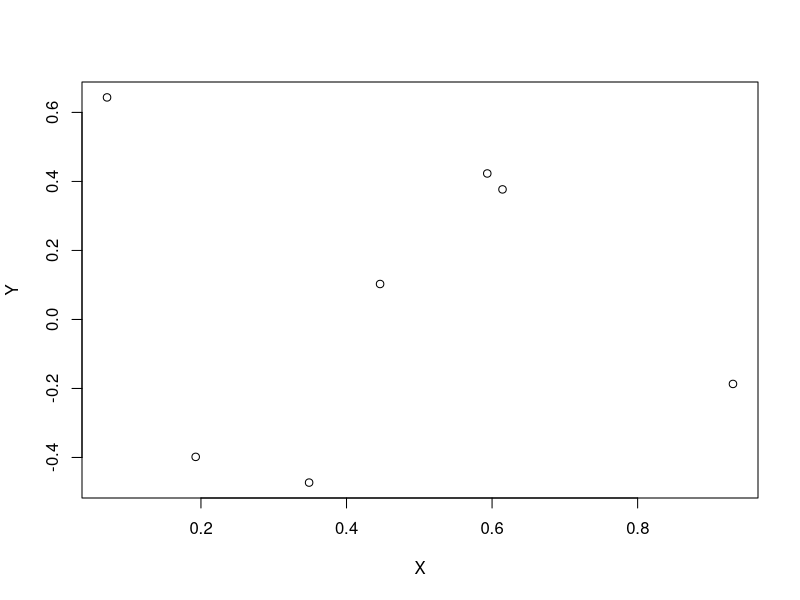
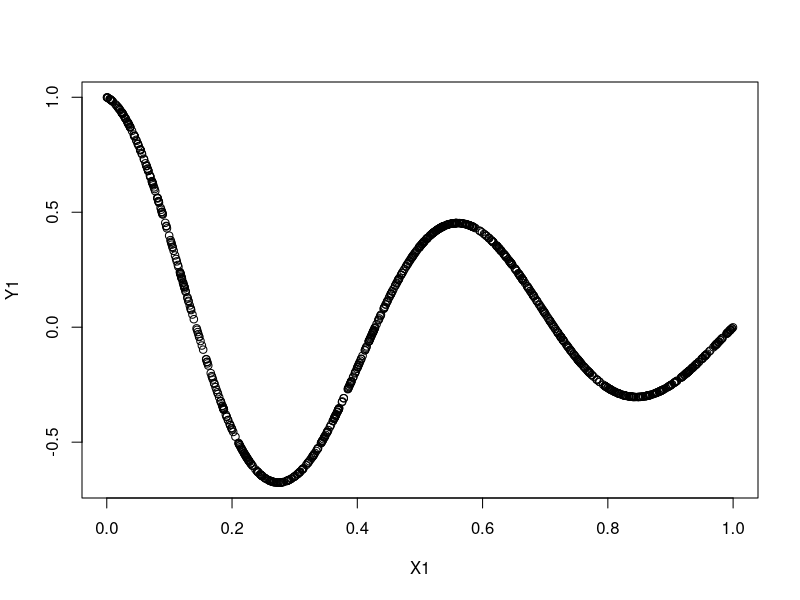
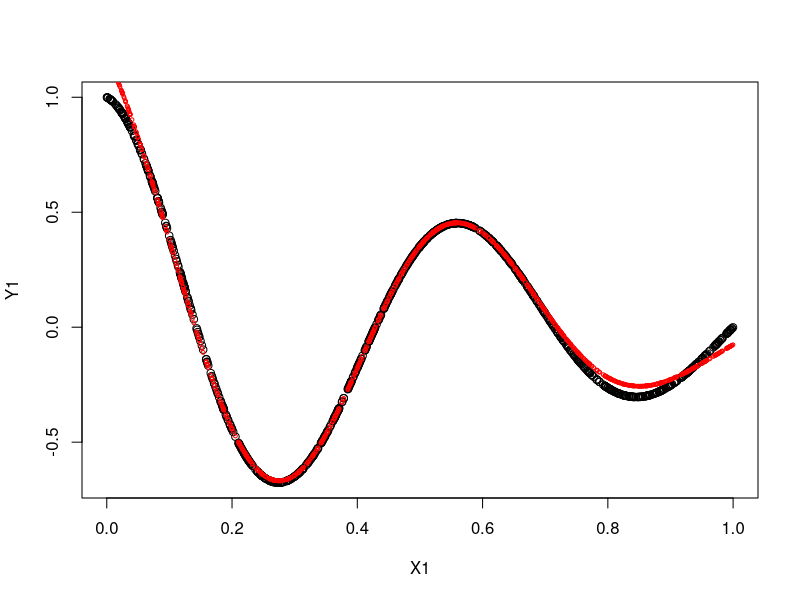
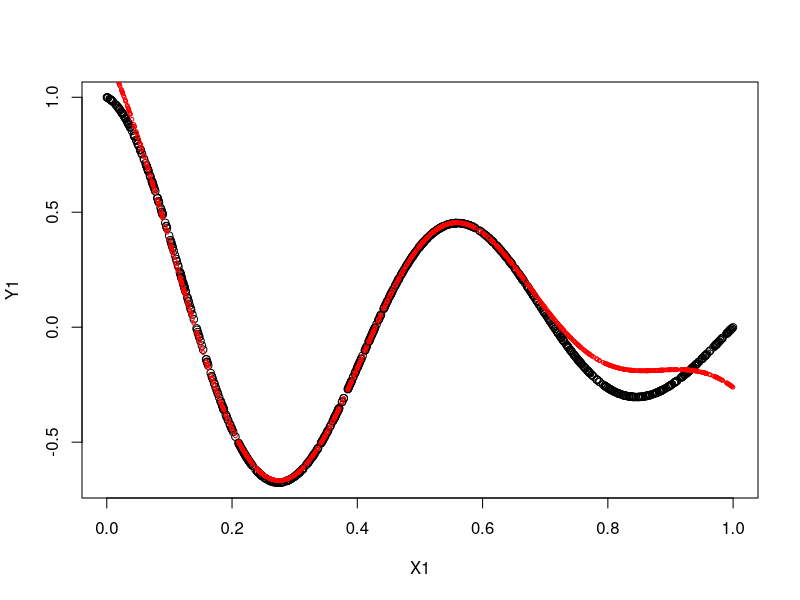

Write R code to recreate these figures, in order. (Note: this script raises an error after producing the figures.)
X <- runif(7)
Y <- exp(-1.4*X)*cos(7*pi*X/2)
plot(X,Y)

X1 <- runif(1000)
Y1 <- exp(-1.4*X1)*cos(7*pi*X1/2)
plot(X1,Y1)


#h <- as.matrix(dist(X,diag=T,upper=T))
#cov.fn <- function(sigma, theta) sigma^2*exp(-theta*h^2)

############# MLE Estimator
loglik.fn <- function(par) {
  beta=par[1]
  sigma=par[2]
  theta=par[3]
  n=length(X)
  e <- Y-X*beta
  h <- as.matrix(dist(X,diag=T,upper=T))
  R <- exp(-theta*h^2)
  ll <- -n/2*log(sigma^2) - 1/2*log(det(R)) - 
             1/sigma^2 * t(e) %*% solve(R) %*% (e)
  return(-ll)
}

Z1 <- optim(par=c(1,1,1),loglik.fn)
Z1

est <-Z1$par
h <- as.matrix(dist(X,diag=T,upper=T))
r <- est[2]^2*exp(-est[3]*sapply(X1,function(x) {abs(x-X)^2}))
R <- est[2]^2*exp(-est[3]*h^2)
Y1_hat <- X1*est[1] + t(r)%*%solve(R)%*%(Y-X*est[1])
plot(X1,Y1,col='black',cex = 1) +
points(X1,Y1_hat,col='red',cex = .5)

MLE.MSPE <- 1/1000 * t(Y1-Y1_hat)%*%(Y1-Y1_hat)

############# REML Estimator
reml.fn <- function(par) {
  n=length(X)
  beta=par[1]
  sigma=1/(n-1)*par[2]
  theta=par[3]
  e <- Y-X*beta
  h <- as.matrix(dist(X,diag=T,upper=T))
  R <- exp(-theta*h^2)
  ll <- -n/2*log(sigma^2) - 1/2*log(det(R)) - 
    1/sigma^2 * t(e) %*% solve(R) %*% (e)
  return(-ll)
}
Z2 <- optim(par=c(1,1,1),reml.fn)
Z2

est <-Z2$par
h <- as.matrix(dist(X,diag=T,upper=T))
r <- est[2]^2*exp(-est[3]*sapply(X1,function(x) {abs(x-X)^2}))
R <- est[2]^2*exp(-est[3]*h^2)
Y1_hat <- X1*est[1] + t(r)%*%solve(R)%*%(Y-X*est[1])
plot(X1,Y1,col='black',cex = 1) +
  points(X1,Y1_hat,col='red',cex = .5)

REML.MSPE <- 1/1000 * t(Y1-Y1_hat)%*%(Y1-Y1_hat)

############# CV Estimator
cv.fn <- function(par) {
  CV_EMSPE = 0
  for (i in 1:length(X)){
  x = X[i]
  x1 = X[-i]
  y=Y[i]
  Y1 = Y[-i]
  theta=par
  n=length(X)
  h <- as.matrix(dist(x1,diag=T,upper=T))
  R <- exp(-theta*h^2)
  betaHat <- c(solve((t(x1)%*%solve(R)%*% x1))%*% t(x1)%*%solve(R)%*%Y1)
  sigma2Hat <- 1/n*(t(Y1-x1*betaHat) %*% solve(R) %*% (Y1-x1*betaHat))
  r <- c(sigma2Hat)^2*exp(-theta*{abs(x-x1)^2})
  Y_hat <- x*betaHat + t(r)%*%solve(R)%*%(Y1-x1*betaHat)
  CV_EMSPE <- CV_EMSPE + (Y_hat - y)^2
  }
  return(CV_EMSPE)
}

Z3 <- optim(par=1,cv.fn,method="Brent",lower=0,upper=100)
CV.MSPE=cv.fn(Z3$par)


#####################################################################

loglik.fn2 <- function(par) {
  theta=par
  n=length(X)
  h <- as.matrix(dist(X,diag=T,upper=T))
  R <- exp(-theta*h^2)
  betaHat <- c(solve((t(X)%*%solve(R)%*% X))%*% t(X)%*%solve(R)%*%Y)
  sigma2Hat <- 1/n*(t(Y-X*betaHat) %*% solve(R) %*% (Y-X*betaHat))
  ll <- n*log(sigma2Hat) + log(det(R))
  return(ll)
}
# and plot it just to make sure
xaxis <- seq(-500,500,.1)
plot(xaxis,sapply(xaxis,FUN=loglik.fn2),type='l',
     ylab='',xlab='')

loglik.fn2(0)

Z2 <- optim(1,loglik.fn2)
Z2
  
# and plot it just to make sure
xaxis <- seq(-500,500,.1)
input <- cbind(xaxis,c(rep(1,length(xaxis))),c(rep(1,length(xaxis))))
plot(xaxis,apply(input,1,FUN=loglik.fn),type='l',
     ylab='',xlab='')

cov.fn(1,2)
det(as.matrix(cov.fn(2,2)))